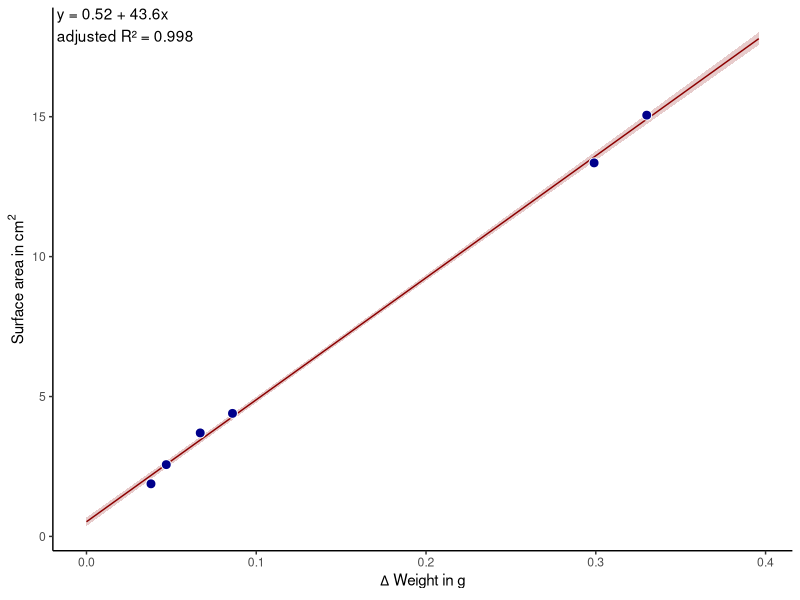

Source code (R):
## ---- chunk 1
#| include: false
library(here)
library(tidyverse)

# Read data
dat_calib <-  read.csv(here("data/2025_01_03_weight_area_calibration.csv"))

# Calculate difference
dat_calib <- dat_calib %>% 
  mutate(diff = w_2 - w_1,
         surface_area_cm2 = surface_area_mm2 / 100)

## ---- chunk 2
#Model
mod <- lm(surface_area_cm2 ~ diff, data = dat_calib)

model_summary <- paste0(" y = ", round(coef(mod)[1], 2), " + ", round(coef(mod)[2], 2), "x\n",
                        " adjusted R² = ", round(summary(mod)$adj.r.squared, 3))


pred_calib <- data.frame(diff = seq(0,
                                    max(dat_calib$diff*1.2),
                                    length = 100))

pred_calib <- bind_cols(predict(mod, newdata = pred_calib, se.fit = T),
                        pred_calib)


dat_calib %>% 
  ggplot(aes(x = diff))+
  geom_ribbon(data = pred_calib, aes(ymin = fit - se.fit, ymax = fit + se.fit),
              fill = "darkred", alpha = .2)+
  geom_line(data = pred_calib, aes(y = fit),
              col = "darkred")+
  geom_point(aes(y = surface_area_cm2),
             fill = "darkblue", size = 3, shape = 21, col = "white")+
  annotate(geom = "text",x = -Inf, y = Inf, label = model_summary,
            hjust = 0, vjust = 1)+
  labs(y = expression("Surface area in"~cm^2), x = expression(Delta~"Weight in g"))+
  theme_classic()
